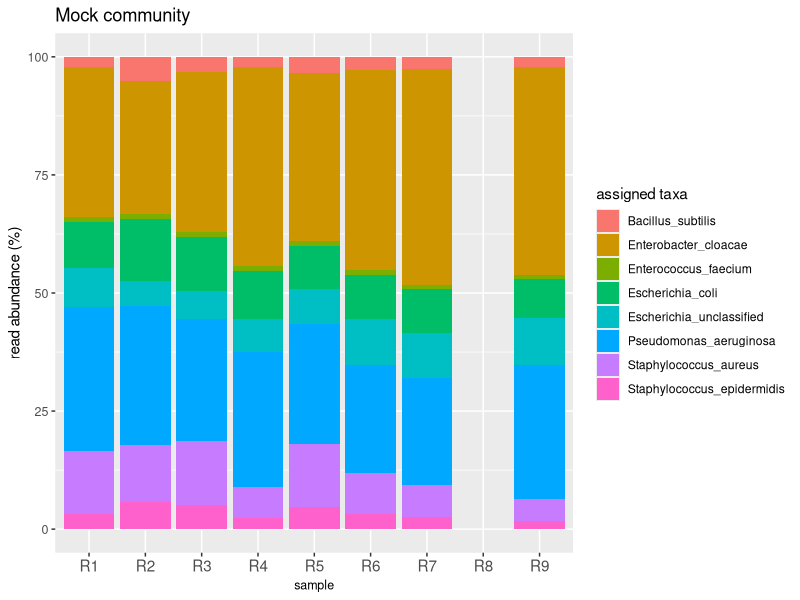
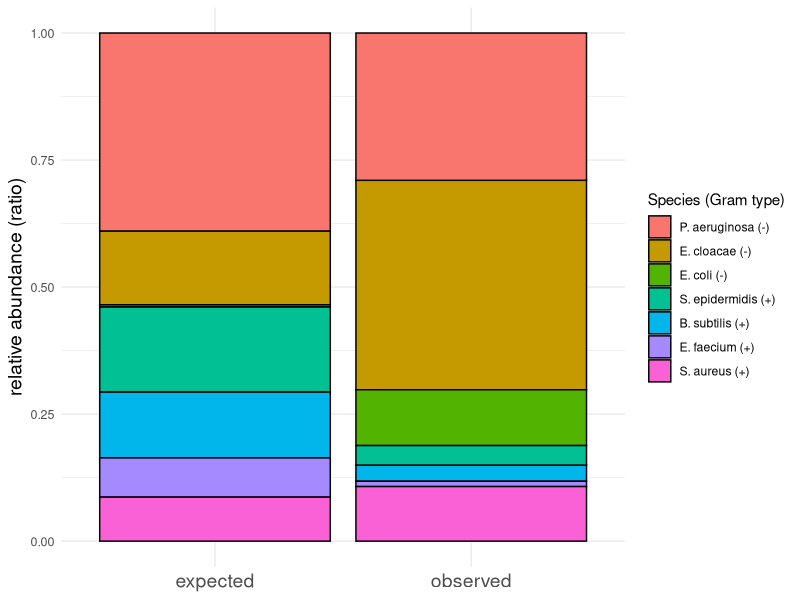
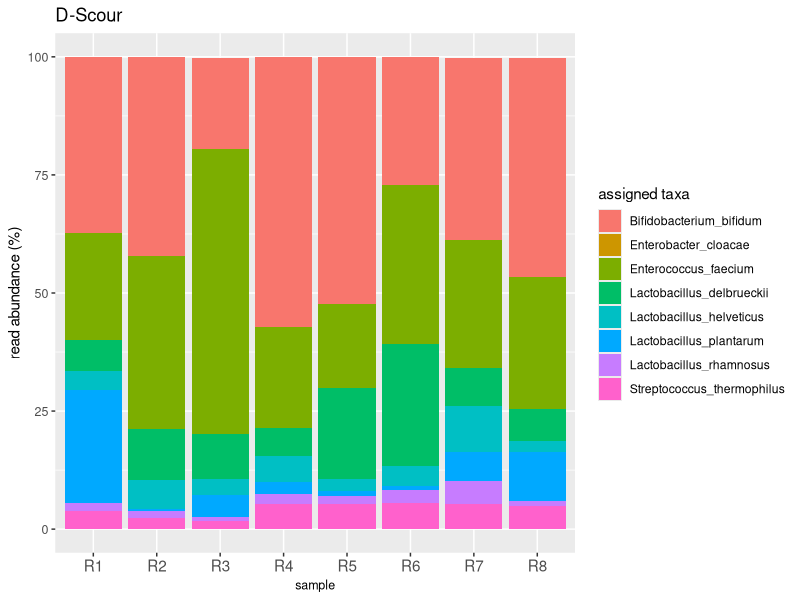
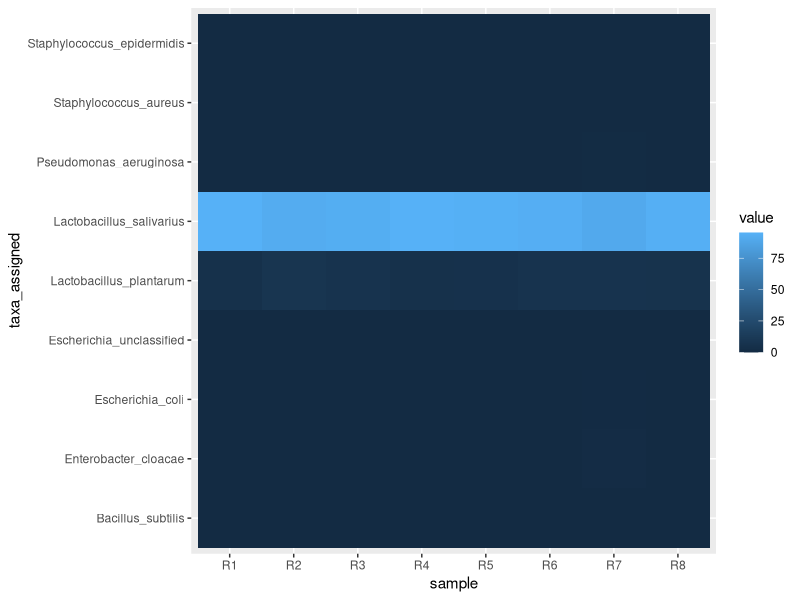
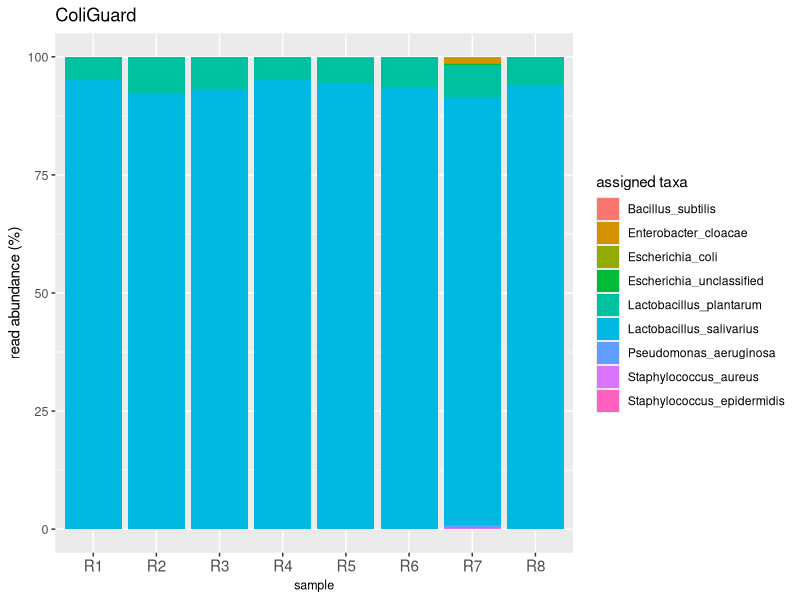
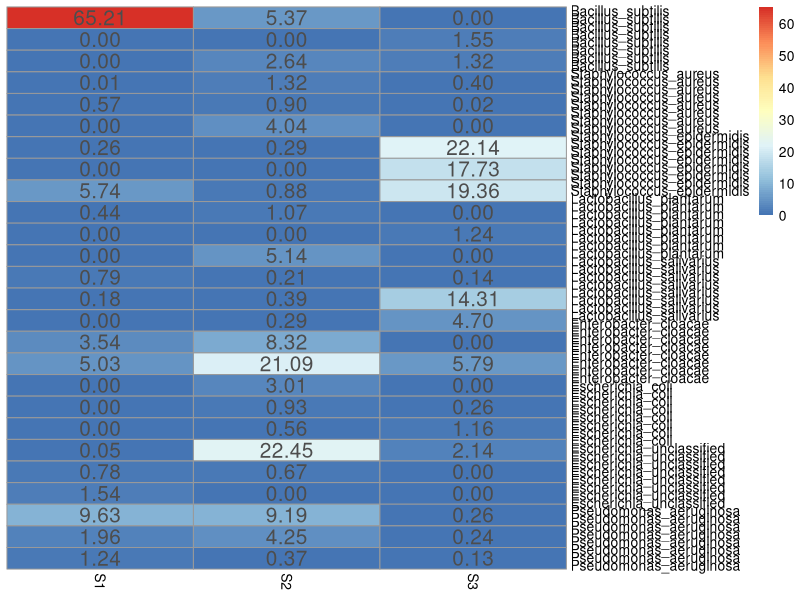
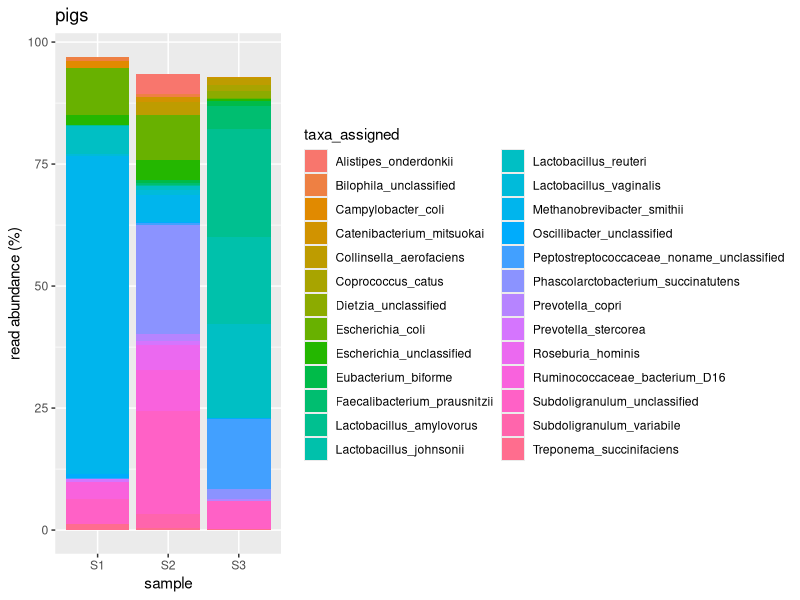
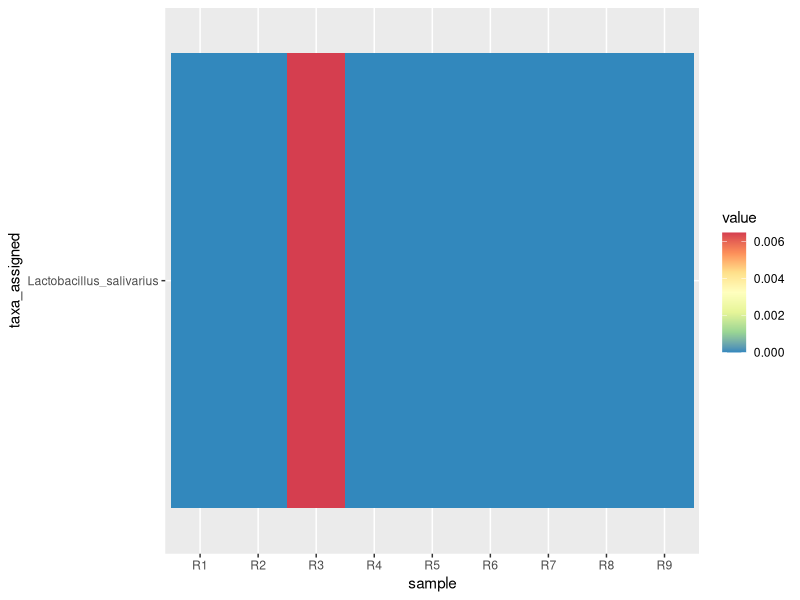

Source code (R) for these figures, in order:

# CONTENT: 

# mock community 
# mock community expected vs obtained 
# protexin (D-scour)
# coliguard
# all plots
# contamination mock community
# contamination protexin (D-scour)
# contamination coliguard


library(readr)
library(tidyr)
library(tidyverse)
library(ggplot2)
library(dplyr)
library(gridExtra)
library(pheatmap)
library(cowplot)

setwd("/Users/12705859/Desktop/metapigs_base/pos.controls_reads_metaphlan/")


My_Theme = theme(
  axis.text.x = element_text(size=11),
  axis.title.x = element_text(size=9), 
  axis.text.y = element_text(size = 9), 
  axis.title.y = element_text(size = 11)) 


mock <- read.csv("mock_communities_merged_abundance_table_species.txt",
                                                              "\t", header = TRUE, stringsAsFactors=FALSE)

# filter out rowsums less than 
mock <- mock %>% filter(rowSums(mock[,-1]) > 0.1)

df <- mock

sum(df$plate_1_F8_S62_R1_001_profile)
colSums(df[,-1])

colRename <- function(x) {
  setNames(x, paste0("R", seq_len(ncol(x))))
}

df <- colRename(df[,-1])

a <- cbind(mock[,1], df)
colnames(a)[1] <- "taxa_assigned"

colSums(a[,-1])

df2 <- a %>%
  pivot_longer(
    cols = starts_with("R"),
    names_to = "sample",
    #names_prefix = "s",
    values_to = "value",
    values_drop_na = TRUE
  )

# nice barplot 
mock_community_plot <- ggplot(data=df2, aes(x=sample, y=value, fill=taxa_assigned)) +
  geom_bar(stat="identity") + 
  ggtitle("Mock community") +
  ylab("read abundance (%)") +
  My_Theme+
  labs(fill = "assigned taxa")
mock_community_plot

# eliminate failed sample 
df <- df[,-8] 

#mean per row (each row is a member of the samples)
df$mean <- rowMeans(df, na.rm=TRUE)

# standard deviation
df$sd <- apply(df[,1:8],1,sd)

# re-insert IDs
df$taxa_assigned <- mock[,1]

capture.output(
  paste0("mock community mean read abundance of 7/8 replicates"),
  df,
  append=FALSE,
  file="pos_controls_numbers.txt"
)


###################

# Mock community: showing how the gram negatives are better represented than the gram positives 

taxa <- c("B. subtilis (+)", 
             "E. cloacae (-)", 
             "E. coli (-)", 
             "E. faecium (+)", 
             "S. aureus (+)", 
             "S. epidermidis (+)", 
             "P. aeruginosa (-)") 

gram <- c("P", "N", "N","P","P", "P", "N")

CFU <- as.numeric(c("64",
                    "64",
                    "2",
                    "64",
                    "64",
                    "128", 
                    "128"))

genome_size <- as.numeric(c("4.2",
                            "4.7",
                            "4.6",
                            "2.5", # 2.48 ? 
                            "2.8",
                            "2.7",
                            "6.3"))

read_count <- as.numeric(c("2.93",   # df$mean[1] # B. subtilis
                           "38",     # df$mean[6] # E. cloacae
                           "10.12",    # df$mean[7] # E. coli
                           "0.97",       # df$mean[4] # E. faecium
                           "9.90",        # df$mean[2] # S. aureus
                           "3.54",         #  df$mean[3] # S. epidermidis
                           "26.72"))        #  df$mean[9] # P. aeruginosa

df

mock_data <- data.frame(taxa, CFU, read_count, genome_size, gram)

mock_data <- mock_data %>%
  mutate(norm_CFU=CFU*genome_size)

mock_data <- mock_data %>%
  mutate(ratio_CFU=norm_CFU/(sum(norm_CFU)))

mock_data <- mock_data %>%
  mutate(ratio_read_count=read_count/(sum(read_count)))

sum(mock_data$ratio_read_count)

mock_data2 <- mock_data %>%
  select(taxa, ratio_CFU, ratio_read_count) 

mock_data2 <- mock_data2 %>%
  pivot_longer(
    cols = starts_with("ratio"),
    names_to = "count",
    values_to = "rank",
    values_drop_na = TRUE
  )

mock_data2$taxa <- factor(mock_data2$taxa, 
                             levels=c("P. aeruginosa (-)", 
                                      "E. cloacae (-)", 
                                      "E. coli (-)",
                                      "S. epidermidis (+)",
                                      "B. subtilis (+)",
                                      "E. faecium (+)",
                                      "S. aureus (+)"))

mock_data2$count <- gsub("ratio_CFU", "expected", mock_data2$count)
mock_data2$count <- gsub("ratio_read_count", "observed", mock_data2$count)

colnames(mock_data2)[colnames(mock_data2) == 'taxa'] <- 'taxa_assigned'

# here it's visible how the type of gram influences the read count 
q <- ggplot(data=mock_data2, aes(x=count, y=rank, fill=taxa_assigned)) +
  geom_bar(stat="identity", color="black", position=position_stack())+
  labs( y ="relative abundance (ratio)",
        fill="Species (Gram type)") +
  theme_minimal() +
  My_Theme+
  theme(legend.position="right",
        axis.title.x=element_blank(),
        axis.text.x=element_text(size=14),
        axis.title.y=element_text(size=14))
q

ggsave("mock_exp_vs_obs.pdf",q, 
       width=3, height=3, units="in", scale=3)

capture.output(
  paste0("Caption mock community expected vs obtained"),
  paste0("Caption: Expected and observed relative abundance of mock community members. 
        Expected relative abundance is derived by CFU normalized by genome size. 
        Observed relative abundance is derived by reads mapping with MetaPhlAn2 normalized by genome size. 
        A higher ratio of gram negative observed than expected compared to gram positives "),
  append=TRUE,
  file="pos_controls_numbers.txt"
)

#####################################################


protexin <- read.csv("protexin_merged_abundance_table_species.txt",
                 "\t", header = TRUE, stringsAsFactors=FALSE)

# filter out rowsums less than 
protexin <- protexin %>% filter(rowSums(protexin[,-1]) > 0.1)

df <- protexin
df$ID

colRename <- function(x) {
  setNames(x, paste0("R", seq_len(ncol(x))))
}

df <- colRename(df[,-1])

df <- cbind(protexin[,1], df)
colnames(df)[1] <- "taxa_assigned"

colSums(df[,-1])

df2 <- df %>%
  pivot_longer(
    cols = starts_with("R"),
    names_to = "sample",
    #names_prefix = "s",
    values_to = "value",
    values_drop_na = TRUE
  )

# nice barplot 
Protexin_plot <- ggplot(data=df2, aes(x=sample, y=value, fill=taxa_assigned)) +
  geom_bar(stat="identity") + 
  ggtitle("D-Scour") +
  ylab("read abundance (%)") +
  My_Theme+
  labs(fill = "assigned taxa")
Protexin_plot

summary(df)

#mean per row (each row is a member of the samples)
df$mean <- rowMeans(df[,2:9], na.rm=TRUE)

# standard deviation
df$sd <- apply(df[,2:9],1,sd)

df$taxa_assigned
df$mean
df$sd


capture.output(
  paste0("D-scour mean read abundance"),
  df,
  append=TRUE,
  file="pos_controls_numbers.txt"
)

#####################################################

coliguard <- read.csv("coli_guard_merged_abundance_table_species.txt",
                     "\t", header = TRUE, stringsAsFactors=FALSE)

# filter out rowsums less than 
coliguard <- coliguard %>% filter(rowSums(coliguard[,-1]) > 0.05)

df <- coliguard

colRename <- function(x) {
  setNames(x, paste0("R", seq_len(ncol(x))))
}

df <- colRename(df[,-1])

df <- cbind(coliguard[,1], df)
colnames(df)[1] <- "taxa_assigned"

colSums(df[,-1])

df2 <- df %>%
  pivot_longer(
    cols = starts_with("R"),
    names_to = "sample",
    #names_prefix = "s",
    values_to = "value",
    values_drop_na = TRUE
  )

# heatmap 
ggplot(data = df2, aes(x=sample, y=taxa_assigned, fill=value)) + 
  geom_tile()

# nice barplot 
coliguard_plot <- ggplot(data=df2, aes(x=sample, y=value, fill=taxa_assigned)) +
  geom_bar(stat="identity") + 
  My_Theme+
  ggtitle("ColiGuard") +
  ylab("read abundance (%)") +
  labs(fill = "assigned taxa")
coliguard_plot

summary(df)

#mean per row (each row is a member of the samples)
df$mean <- rowMeans(df[,2:9], na.rm=TRUE)

# standard deviation
df$sd <- apply(df[,2:9],1,sd)

df$taxa_assigned
df$mean
df$sd

capture.output(
  paste0("ColiGuard mean read abundance"),
  df,
  append=TRUE,
  file="pos_controls_numbers.txt"
)


#####################################################

pdf("pos_controls_plots.pdf", onefile = TRUE)
mock_community_plot
Protexin_plot
coliguard_plot
dev.off()

all <- plot_grid(mock_community_plot, Protexin_plot, coliguard_plot,
          nrow=3, 
          labels=c("A", "B", "C"))

ggsave("pos_controls_plots_all.pdf",all, 
       width=3, height=3, units="in", scale=3)


# add caption
capture.output(
  paste0("Caption all plots"),
  paste0("Caption: Taxonomic profile of the positive controls obtained 
by mapping the reads against a 1M bacterial genomes database with MetaPhlAn2. 
Taxa of which reads are present in >0.1% are displayed. 
a. In-house made mock community; 
b. commercially available livestock probiotic D-scour; 
         c. DPI-developed probiotic ColiGuard"),
  append=TRUE,
  file="pos_controls_numbers.txt"
)


#####################################################

pigs <- read.csv("merged_abundance_table_species.txt",
                      "\t", header = TRUE, stringsAsFactors=FALSE)

# filter out rowsums less than 1 

colSums(pigs[,-1])

pigs$plate_3_F10_S270_R1_001_profile <- NULL
pigs$plate_6_F3_S502_R1_001_profile <- NULL

pigs <- pigs %>% filter(rowSums(pigs[,-1]) > 1)

df <- pigs

colRename <- function(x) {
  setNames(x, paste0("S", seq_len(ncol(x))))
}

df <- colRename(df[,-1])

df <- cbind(pigs[,1], df)
colnames(df)[1] <- "taxa_assigned"

colSums(df[,-1])

df

so <- as.matrix(df[,2:4])
names(so) <- df$taxa_assigned
so

pheatmap(so, display_numbers = T,
         cluster_rows = F, cluster_cols = F, fontsize_number = 15,
         labels_row=as.character(df2$taxa_assigned))

df2 <- df %>%
  pivot_longer(
    cols = starts_with("S"),
    names_to = "sample",
    #names_prefix = "s",
    values_to = "value",
    values_drop_na = TRUE
  )

# barplot. too much diversity to display in any way (barplot nor heatmap)
pigs_plot <- ggplot(data=df2, aes(x=sample, y=value, fill=taxa_assigned)) +
  geom_bar(stat="identity") + 
  ggtitle("pigs") +
  ylab("read abundance (%)") +
  labs(fill = "taxa_assigned")
pigs_plot
# a possibility would be to get the genus level by using sep="_"
# and barplot 
pdf("three_pigs_plots.pdf", onefile = TRUE)
pigs_plot
dev.off()


#####################################

# contamination of mock community  
mock <- read.csv("mock_communities_merged_abundance_table_species.txt",
                 "\t", header = TRUE, stringsAsFactors=FALSE)


# removing the species of the mock comm (what's left now is contamination)
mock <- mock %>% filter(rowSums(mock[,-1]) < 0.1)

df <- mock
df$ID
df

colRename <- function(x) {
  setNames(x, paste0("R", seq_len(ncol(x))))
}

df <- colRename(df[,-1])

df <- cbind(mock[,1], df)
colnames(df)[1] <- "taxa_assigned"

colSums(df[,-1])

df

df2 <- df %>%
  pivot_longer(
    cols = starts_with("R"),
    names_to = "sample",
    #names_prefix = "s",
    values_to = "value",
    values_drop_na = TRUE
  )

# plot without numbers 
ggplot(data = df2, aes(x=sample, y=taxa_assigned, fill=value)) + 
  geom_tile() +
  scale_fill_distiller(palette = "Spectral")

df2 <- df 
df2$taxa_assigned

so <- as.matrix(df2[,2:9])
names(so) <- df$taxa_assigned
so

# heat map with numbers 
pdf("contam_mock.pdf")
pheatmap(so, display_numbers = T,
         main="Mock community contamination", angle=0,
         cluster_rows = F, cluster_cols = F, fontsize_number = 11,
         labels_row=as.character(df$taxa_assigned))
dev.off()

#####################################

# contamination of protexin? 
protexin <- read.csv("protexin_merged_abundance_table_species.txt",
                     "\t", header = TRUE, stringsAsFactors=FALSE)

df <- protexin
df$ID
df
protexin$ID

colRename <- function(x) {
  setNames(x, paste0("R", seq_len(ncol(x))))
}

df <- colRename(df[,-1])

df <- cbind(protexin[,1], df)
colnames(df)[1] <- "taxa_assigned"

# removing the species of the probiotic (what's left now is contamination)
df <- df[!grepl("Bifidobacterium_bifidum", df$taxa_assigned),]
df <- df[!grepl("Enterococcus_faecium", df$taxa_assigned),]
df <- df[!grepl("Lactobacillus_helveticus", df$taxa_assigned),]
df <- df[!grepl("Lactobacillus_delbrueckii", df$taxa_assigned),]
df <- df[!grepl("Lactobacillus_plantarum", df$taxa_assigned),]
df <- df[!grepl("Lactobacillus_rhamnosus", df$taxa_assigned),]
df <- df[!grepl("Streptococcus_thermophilus", df$taxa_assigned),]

colSums(df[,-1])

df2 <- df %>%
  pivot_longer(
    cols = starts_with("R"),
    names_to = "sample",
    #names_prefix = "s",
    values_to = "value",
    values_drop_na = TRUE
  )

# heatmap without numbers
ggplot(data = df2, aes(x=sample, y=taxa_assigned, fill=value)) + 
  geom_tile() +
  scale_fill_distiller(palette = "Spectral")

df2 <- df 
df2$ID

so <- as.matrix(df2[,2:9])
names(so) <- df$taxa_assigned
so

# heatmap with numbers  
pdf("contam_dscour.pdf")
pheatmap(so, display_numbers = T,
         main="D-Scour contamination",angle=0,
         cluster_rows = F, cluster_cols = F, fontsize_number = 11,
         labels_row=as.character(df$taxa_assigned))
dev.off()

#####################################

# ColiGuard REAL contamination check: 

coliguard <- read.csv("coli_guard_merged_abundance_table_species.txt",
                      "\t", header = TRUE, stringsAsFactors=FALSE)

df <- coliguard
df$ID
df
coliguard$ID

colRename <- function(x) {
  setNames(x, paste0("R", seq_len(ncol(x))))
}

df <- colRename(df[,-1])

df <- cbind(coliguard[,1], df)
colnames(df)[1] <- "taxa_assigned"

colSums(df[,-1])


# removing the two species of the probiotic (what's left now is contamination)
df <- df[!grepl("Lactobacillus_plantarum", df$taxa_assigned),]
df <- df[!grepl("Lactobacillus_salivarius", df$taxa_assigned),]


df2 <- df %>%
  pivot_longer(
    cols = starts_with("R"),
    names_to = "sample",
    #names_prefix = "s",
    values_to = "value",
    values_drop_na = TRUE
  )

# heatmap without numbers
ggplot(data = df2, aes(x=sample, y=taxa_assigned, fill=value)) + 
  geom_tile() +
  scale_fill_distiller(palette = "Spectral")

# heatmap 
df2 <- df

sum(df2$R5)
sum(df2$R7)

so <- as.matrix(df2[,2:9])
names(so) <- df$taxa_assigned
so


pdf("contam_coliguard.pdf")
pheatmap(so, display_numbers = T,
         main="ColiGuard contamination", angle=0,
         cluster_rows = F, cluster_cols = F, fontsize_number = 11,
         labels_row=as.character(df$taxa_assigned))
dev.off()



# add caption to contamination figures
capture.output(
  paste0("Caption mock community contamination"),
  paste0("In the mock community technical replicates, 
         Lactobacillus salivarius is found in one replicate at 0.01% of the total reads"),
  paste0("Caption D-scour contamination"),
  paste0("The D-scour technical replicates contained 25 contaminants, 
of which 18 and 7 were identified at the species and at genus level, respectively. 
Contaminants were present majorly in three technical replicates (R3, R7, R8) and the most frequent contaminant (Metahobrevibacter) was present in 5 of the 8 replicates"),
  paste0("Caption ColiGuard contamination"),
  paste0("ColiGuard contained 20 contaminants, 
         of which 16 and 4 were identified at the species and at genus level, respectively. 
         Contaminants were present majorly in two technical replicates (R5, R7)."),
  append=TRUE,
  file="pos_controls_numbers.txt"
  )
